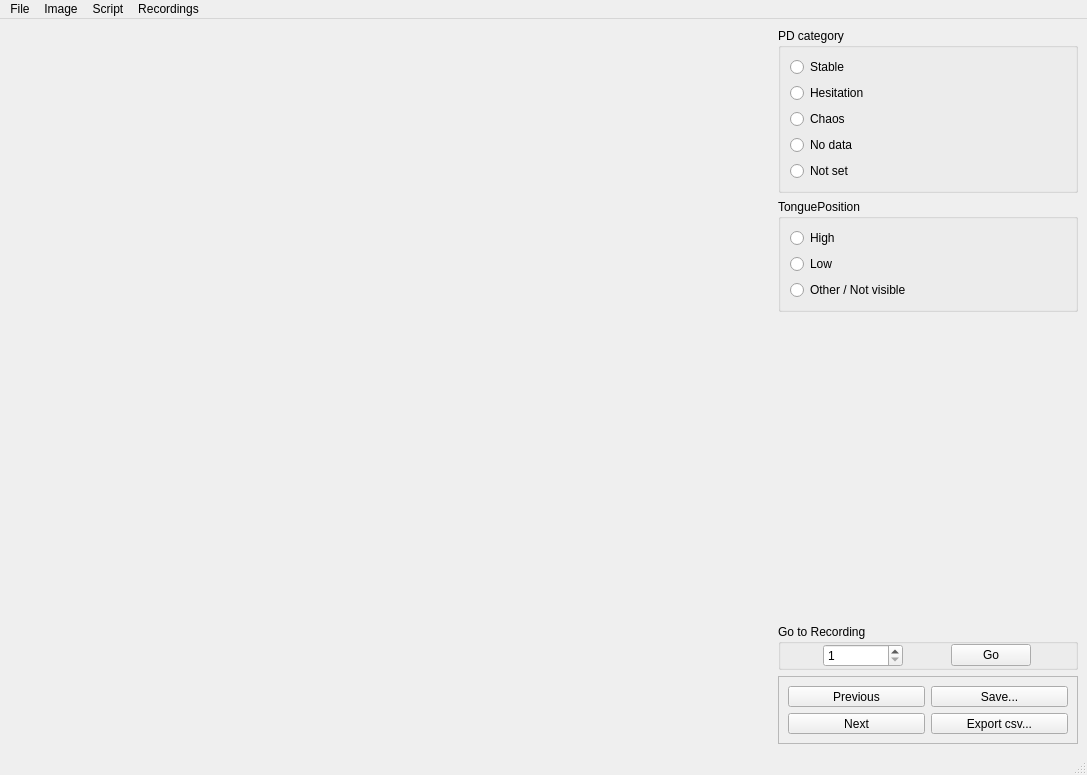
<?xml version="1.0" encoding="UTF-8"?>
<ui version="4.0">
 <class>MainWindow</class>
 <widget class="QMainWindow" name="MainWindow">
  <property name="geometry">
   <rect>
    <x>0</x>
    <y>0</y>
    <width>1087</width>
    <height>775</height>
   </rect>
  </property>
  <property name="windowTitle">
   <string>MainWindow</string>
  </property>
  <widget class="QWidget" name="centralwidget">
   <layout class="QHBoxLayout" name="horizontalLayout">
    <item>
     <widget class="QWidget" name="mplwindow" native="true">
      <property name="sizePolicy">
       <sizepolicy hsizetype="Expanding" vsizetype="Preferred">
        <horstretch>0</horstretch>
        <verstretch>0</verstretch>
       </sizepolicy>
      </property>
      <layout class="QVBoxLayout" name="mplWindowVerticalLayout">
       <property name="leftMargin">
        <number>0</number>
       </property>
       <property name="topMargin">
        <number>0</number>
       </property>
       <property name="rightMargin">
        <number>0</number>
       </property>
       <property name="bottomMargin">
        <number>0</number>
       </property>
      </layout>
     </widget>
    </item>
    <item>
     <widget class="QFrame" name="button_organiser">
      <property name="sizePolicy">
       <sizepolicy hsizetype="Minimum" vsizetype="Preferred">
        <horstretch>0</horstretch>
        <verstretch>0</verstretch>
       </sizepolicy>
      </property>
      <property name="minimumSize">
       <size>
        <width>300</width>
        <height>0</height>
       </size>
      </property>
      <property name="maximumSize">
       <size>
        <width>200</width>
        <height>16777215</height>
       </size>
      </property>
      <layout class="QVBoxLayout" name="verticalLayout_3">
       <property name="leftMargin">
        <number>0</number>
       </property>
       <property name="topMargin">
        <number>0</number>
       </property>
       <property name="rightMargin">
        <number>0</number>
       </property>
       <property name="bottomMargin">
        <number>0</number>
       </property>
       <item>
        <widget class="QGroupBox" name="pdCategoryRB">
         <property name="title">
          <string>PD category</string>
         </property>
         <layout class="QVBoxLayout" name="verticalLayout_4">
          <item>
           <widget class="QRadioButton" name="categoryRB_1">
            <property name="autoFillBackground">
             <bool>false</bool>
            </property>
            <property name="text">
             <string>Stable</string>
            </property>
           </widget>
          </item>
          <item>
           <widget class="QRadioButton" name="categoryRB_3">
            <property name="autoFillBackground">
             <bool>false</bool>
            </property>
            <property name="text">
             <string>Hesitation</string>
            </property>
           </widget>
          </item>
          <item>
           <widget class="QRadioButton" name="categoryRB_2">
            <property name="autoFillBackground">
             <bool>false</bool>
            </property>
            <property name="text">
             <string>Chaos</string>
            </property>
           </widget>
          </item>
          <item>
           <widget class="QRadioButton" name="categoryRB_4">
            <property name="autoFillBackground">
             <bool>false</bool>
            </property>
            <property name="text">
             <string>No data</string>
            </property>
           </widget>
          </item>
          <item>
           <widget class="QRadioButton" name="categoryRB_5">
            <property name="autoFillBackground">
             <bool>false</bool>
            </property>
            <property name="text">
             <string>Not set</string>
            </property>
           </widget>
          </item>
         </layout>
        </widget>
       </item>
       <item>
        <widget class="QGroupBox" name="positionRB">
         <property name="title">
          <string>TonguePosition</string>
         </property>
         <layout class="QVBoxLayout" name="verticalLayout_5">
          <item>
           <widget class="QRadioButton" name="positionRB_1">
            <property name="autoFillBackground">
             <bool>false</bool>
            </property>
            <property name="text">
             <string>High</string>
            </property>
            <attribute name="buttonGroup">
             <string notr="true">tonguePositionRBs</string>
            </attribute>
           </widget>
          </item>
          <item>
           <widget class="QRadioButton" name="positionRB_2">
            <property name="autoFillBackground">
             <bool>false</bool>
            </property>
            <property name="text">
             <string>Low</string>
            </property>
            <attribute name="buttonGroup">
             <string notr="true">tonguePositionRBs</string>
            </attribute>
           </widget>
          </item>
          <item>
           <widget class="QRadioButton" name="positionRB_3">
            <property name="autoFillBackground">
             <bool>false</bool>
            </property>
            <property name="text">
             <string>Other / Not visible</string>
            </property>
            <attribute name="buttonGroup">
             <string notr="true">tonguePositionRBs</string>
            </attribute>
           </widget>
          </item>
         </layout>
        </widget>
       </item>
       <item>
        <widget class="QWidget" name="ultrasoundFrame" native="true">
         <property name="sizePolicy">
          <sizepolicy hsizetype="Preferred" vsizetype="Fixed">
           <horstretch>0</horstretch>
           <verstretch>0</verstretch>
          </sizepolicy>
         </property>
         <property name="minimumSize">
          <size>
           <width>300</width>
           <height>300</height>
          </size>
         </property>
         <layout class="QVBoxLayout" name="verticalLayout_6">
          <property name="leftMargin">
           <number>0</number>
          </property>
          <property name="topMargin">
           <number>0</number>
          </property>
          <property name="rightMargin">
           <number>0</number>
          </property>
          <property name="bottomMargin">
           <number>0</number>
          </property>
         </layout>
        </widget>
       </item>
       <item>
        <widget class="QGroupBox" name="groupBox">
         <property name="maximumSize">
          <size>
           <width>16777215</width>
           <height>80</height>
          </size>
         </property>
         <property name="title">
          <string>Go to Recording</string>
         </property>
         <layout class="QHBoxLayout" name="horizontalLayout_3">
          <property name="leftMargin">
           <number>0</number>
          </property>
          <property name="topMargin">
           <number>0</number>
          </property>
          <property name="rightMargin">
           <number>0</number>
          </property>
          <property name="bottomMargin">
           <number>0</number>
          </property>
          <item>
           <widget class="QSpinBox" name="goSpinBox">
            <property name="maximumSize">
             <size>
              <width>80</width>
              <height>16777215</height>
             </size>
            </property>
            <property name="focusPolicy">
             <enum>Qt::TabFocus</enum>
            </property>
            <property name="buttonSymbols">
             <enum>QAbstractSpinBox::UpDownArrows</enum>
            </property>
            <property name="minimum">
             <number>1</number>
            </property>
           </widget>
          </item>
          <item>
           <widget class="QPushButton" name="goButton">
            <property name="maximumSize">
             <size>
              <width>80</width>
              <height>16777215</height>
             </size>
            </property>
            <property name="text">
             <string>Go</string>
            </property>
           </widget>
          </item>
         </layout>
        </widget>
       </item>
       <item>
        <widget class="QFrame" name="frame">
         <property name="sizePolicy">
          <sizepolicy hsizetype="Minimum" vsizetype="Maximum">
           <horstretch>0</horstretch>
           <verstretch>0</verstretch>
          </sizepolicy>
         </property>
         <property name="minimumSize">
          <size>
           <width>300</width>
           <height>50</height>
          </size>
         </property>
         <property name="maximumSize">
          <size>
           <width>200</width>
           <height>16777215</height>
          </size>
         </property>
         <property name="frameShape">
          <enum>QFrame::StyledPanel</enum>
         </property>
         <property name="frameShadow">
          <enum>QFrame::Raised</enum>
         </property>
         <layout class="QGridLayout" name="gridLayout">
          <item row="1" column="0">
           <widget class="QPushButton" name="nextButton">
            <property name="text">
             <string>Next</string>
            </property>
           </widget>
          </item>
          <item row="0" column="0">
           <widget class="QPushButton" name="prevButton">
            <property name="text">
             <string>Previous</string>
            </property>
           </widget>
          </item>
          <item row="0" column="1">
           <widget class="QPushButton" name="saveButton">
            <property name="text">
             <string>Save...</string>
            </property>
           </widget>
          </item>
          <item row="1" column="1">
           <widget class="QPushButton" name="exportButton">
            <property name="text">
             <string>Export csv...</string>
            </property>
           </widget>
          </item>
         </layout>
        </widget>
       </item>
      </layout>
     </widget>
    </item>
   </layout>
  </widget>
  <widget class="QMenuBar" name="menubar">
   <property name="geometry">
    <rect>
     <x>0</x>
     <y>0</y>
     <width>1087</width>
     <height>22</height>
    </rect>
   </property>
   <widget class="QMenu" name="menuFile">
    <property name="title">
     <string>File</string>
    </property>
    <addaction name="actionOpen"/>
    <addaction name="actionSaveToPickle"/>
    <addaction name="actionSaveAsPickle"/>
    <addaction name="separator"/>
    <addaction name="actionExport_analysis"/>
    <addaction name="separator"/>
    <addaction name="actionQuit"/>
   </widget>
   <widget class="QMenu" name="menuImage">
    <property name="title">
     <string>Image</string>
    </property>
    <addaction name="actionSave_plot_as"/>
    <addaction name="actionSave_as"/>
   </widget>
   <widget class="QMenu" name="menuScript">
    <property name="title">
     <string>Script</string>
    </property>
    <addaction name="actionShow_interpreter"/>
    <addaction name="actionRun_file"/>
   </widget>
   <widget class="QMenu" name="menuRecordings">
    <property name="title">
     <string>Recordings</string>
    </property>
    <addaction name="actionNext"/>
    <addaction name="actionPrevious"/>
   </widget>
   <addaction name="menuFile"/>
   <addaction name="menuImage"/>
   <addaction name="menuScript"/>
   <addaction name="menuRecordings"/>
  </widget>
  <widget class="QStatusBar" name="statusbar"/>
  <action name="actionNew">
   <property name="text">
    <string>New</string>
   </property>
  </action>
  <action name="actionOpen">
   <property name="text">
    <string>Open...</string>
   </property>
  </action>
  <action name="actionSaveAsPickle">
   <property name="text">
    <string>Save as Pickle...</string>
   </property>
  </action>
  <action name="actionSaveToPickle">
   <property name="text">
    <string>Save to Pickle</string>
   </property>
   <property name="shortcut">
    <string>Ctrl+S</string>
   </property>
  </action>
  <action name="actionSave_as">
   <property name="text">
    <string>Save subplot as...</string>
   </property>
  </action>
  <action name="actionSave_plot_as">
   <property name="text">
    <string>Save plot as...</string>
   </property>
  </action>
  <action name="actionShow_interpreter">
   <property name="text">
    <string>Show interpreter</string>
   </property>
  </action>
  <action name="actionRun_file">
   <property name="text">
    <string>Run file...</string>
   </property>
  </action>
  <action name="actionNext">
   <property name="text">
    <string>Next</string>
   </property>
   <property name="shortcut">
    <string>Right</string>
   </property>
  </action>
  <action name="actionPrevious">
   <property name="text">
    <string>Previous</string>
   </property>
   <property name="shortcut">
    <string>Left</string>
   </property>
  </action>
  <action name="actionExport_analysis">
   <property name="text">
    <string>Export analysis...</string>
   </property>
   <property name="shortcut">
    <string>Ctrl+E</string>
   </property>
  </action>
  <action name="actionQuit">
   <property name="text">
    <string>Quit</string>
   </property>
   <property name="shortcut">
    <string>Ctrl+W</string>
   </property>
  </action>
 </widget>
 <resources/>
 <connections/>
 <buttongroups>
  <buttongroup name="tonguePositionRBs"/>
 </buttongroups>
</ui>
